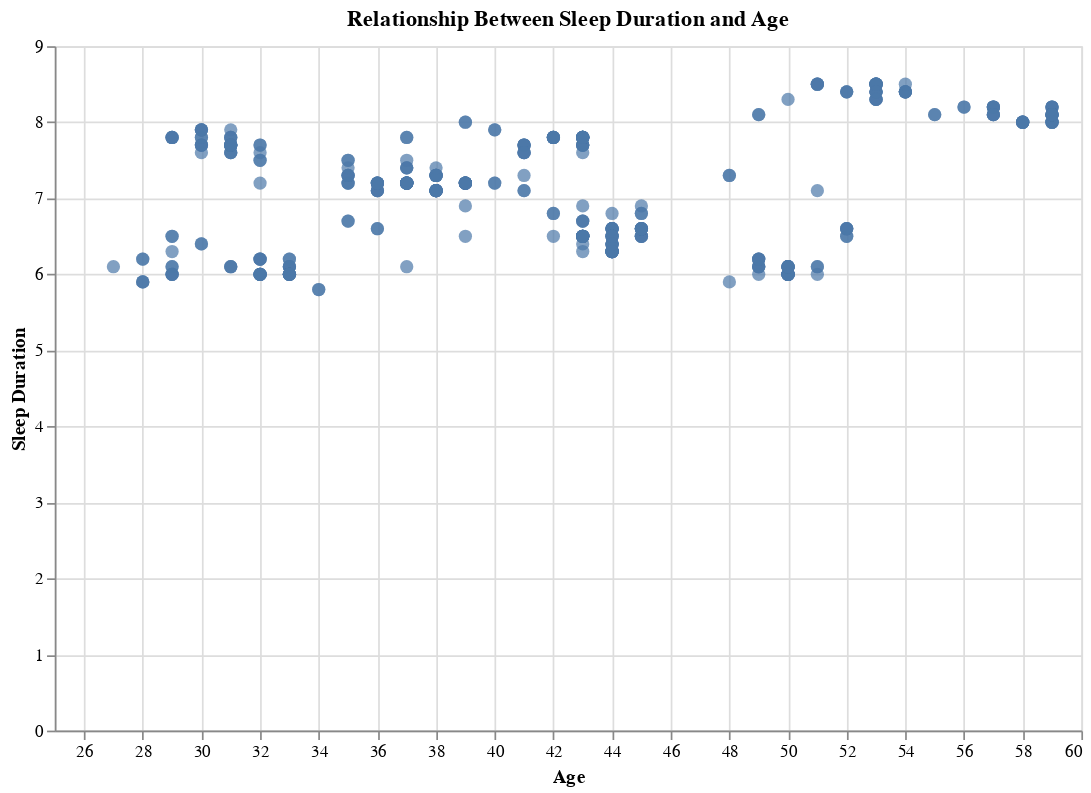

Notebook code cell kept with this figure:
### Code cell
chart = alt.Chart(df).mark_circle(size=60).encode(
    x=alt.X('Age:Q', title='Age', scale=alt.Scale(domain=[25, 60])), 
    y=alt.Y('Sleep Duration:Q', title='Sleep Duration'),
    tooltip=['Age', 'Sleep Duration'] 
).properties(
    title="Relationship Between Sleep Duration and Age",
    width=600,
    height=400,
)

chart

### Figure 1 — Vega-Lite specification as saved in the notebook (floating-point values rounded to 4 significant figures; data arrays with more than 128 entries replaced by an {"elided": "..."} marker saying what was removed)
{"config": {"view": {"continuousWidth": 300, "continuousHeight": 300}}, "data": {"name": "data-0a8151ac912dbc8299ee2d748a0b855a"}, "mark": {"type": "circle", "size": 60}, "encoding": {"tooltip": [{"field": "Age", "type": "quantitative"}, {"field": "Sleep Duration", "type": "quantitative"}], "x": {"field": "Age", "scale": {"domain": [25, 60]}, "title": "Age", "type": "quantitative"}, "y": {"field": "Sleep Duration", "title": "Sleep Duration", "type": "quantitative"}}, "height": 400, "title": "Relationship Between Sleep Duration and Age", "width": 600, "$schema": "https://vega.github.io/schema/vega-lite/v5.8.0.json", "datasets": {"data-0a8151ac912dbc8299ee2d748a0b855a": {"elided": "374 records"}}}
